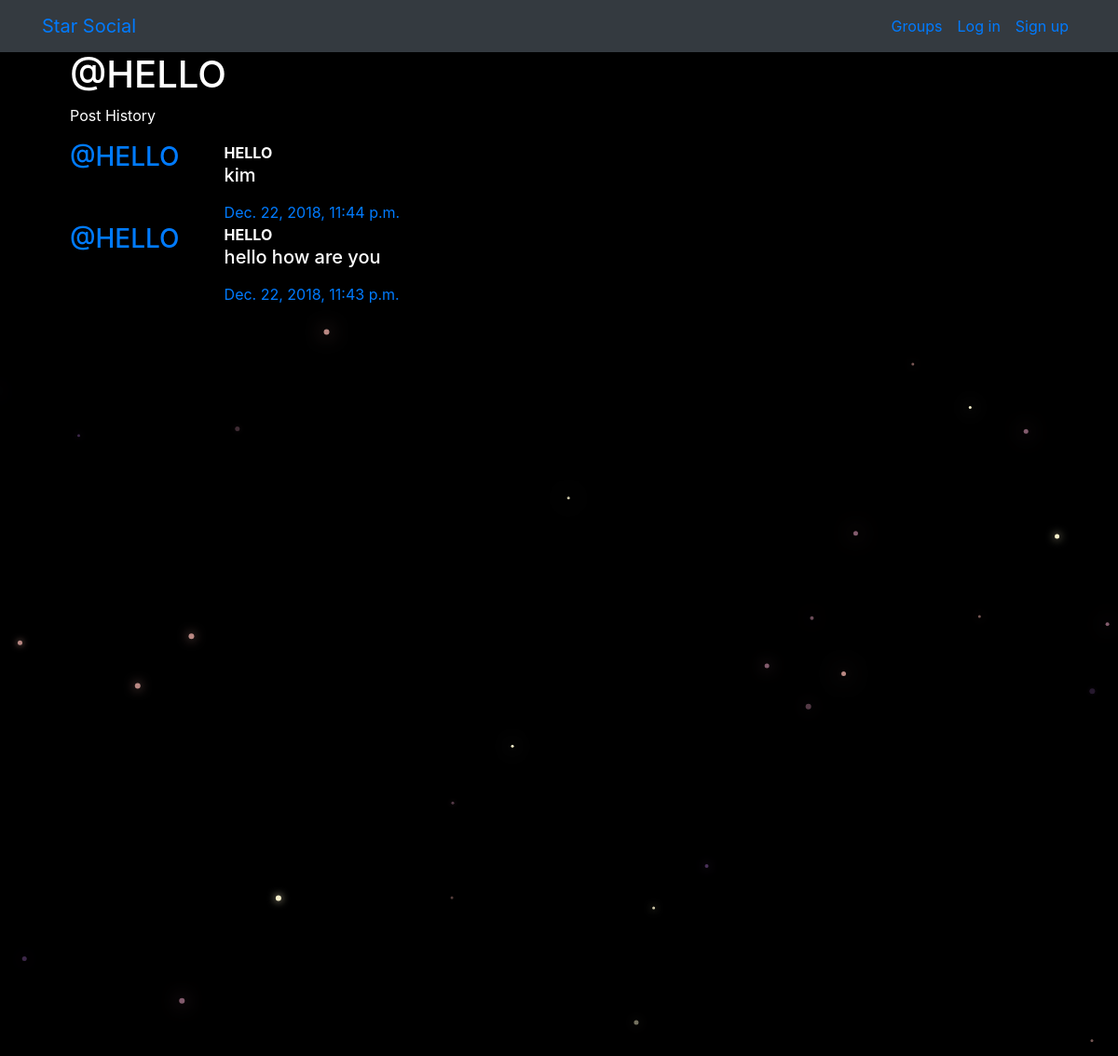
The page /posts/by/HELLO/ on the database its author committed.
### posts/models.py (models this page shows, shortened)
class Post(models.Model):
    user = models.ForeignKey(User, related_name="posts",on_delete=models.CASCADE)
    created_at = models.DateTimeField(auto_now=True)
    message = models.TextField()
    message_html = models.TextField(editable=False)
    group = models.ForeignKey(Group, related_name="posts",null=True, blank=True,on_delete=models.CASCADE)
    class Meta:
        ordering = ["-created_at"]
        unique_together = ["user", "message"]

### posts/views.py (the view)
# urls.py: path("by/<username>/",views.UserPosts.as_view(),name="for_user"),
class UserPosts(generic.ListView):
    model = models.Post
    template_name = "posts/user_post_list.html"
    def get_queryset(self):
        try:
            self.post_user = User.objects.prefetch_related("posts").get(
                username__iexact=self.kwargs.get("username")
            )
        except User.DoesNotExist:
            raise Http404
        else:
            return self.post_user.posts.all()
    def get_context_data(self, **kwargs):
        context = super().get_context_data(**kwargs)
        context["post_user"] = self.post_user
        return context

### posts/templates/posts/user_post_list.html
{% extends "posts/post_base.html" %}
{% block prepost %}
<div class="col-md-4">
	<h1>@{{ post_user.username }}</h1>
	<p>Post History</p>
</div>
{% endblock %}
{% block post_content %}
<div class="col-md-8">
	{% for post in post_list %}
		{% include "posts/_post.html" %}
	{% endfor %}
</div>
{% endblock %}

### posts/templates/posts/_post.html (shortened to what this page needs)
<div class="media">
	<h3 class="mr-5"><a href="{% url 'posts:for_user' username=post.user.username %}">@{{ post.user.username }}</a></h3>
	<div class="media-body">
		<strong>{{ post.user.username }}</strong>
		<h5>{{ post.message_html|safe }}</h5>
			<time class="time"><a href="{% url 'posts:single' username=post.user.username pk=post.pk %}">{{ post.created_at }}</a></time>
	</div>
</div>

### static/simplesocial/css/master.css (style rules this page uses)
body { margin: 0; overflow: hidden; background-color: black; color:white; }

### rows shown on the page
Post: user.username "HELLO", message_html "kim", created_at "Dec. 22, 2018, 11:44 p.m."
Post: user.username "HELLO", message_html "hello how are you", created_at "Dec. 22, 2018, 11:43 p.m."

### other values the page prints
{{ post_user.username }} "HELLO"
